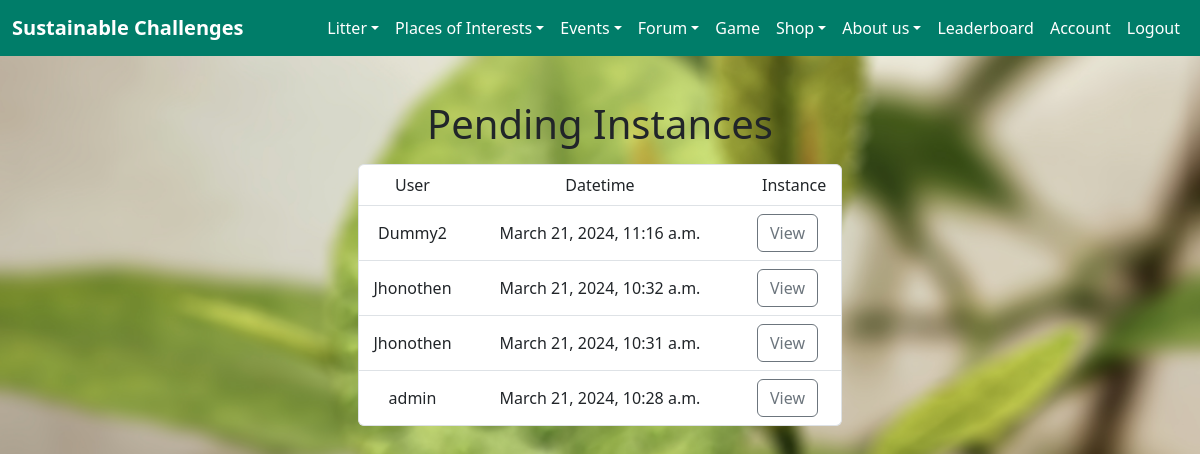
The page /litter/latest/ (signed in) on the database its author committed.
### litter/models.py (models this page shows, shortened)
class LitterInstance(models.Model):
    user = models.ForeignKey(User, on_delete=models.CASCADE, verbose_name="User")
    lat = models.DecimalField("Latitude", default=0, decimal_places=7, max_digits=10)
    lon = models.DecimalField("Longitude", default=0, decimal_places=7, max_digits=10)
    img = models.ImageField("Image", null=True, blank=True, upload_to='images/litter/')
    datetime = models.DateTimeField("Date submitted")
    approved = models.IntegerField("Approval status", default=0)

### authuser/models.py (models this page shows, shortened)
class User(AbstractBaseUser, PermissionsMixin):
    email = models.EmailField(unique=True)
    username = models.CharField(max_length=30, unique=True, default="")
    first_name = models.CharField(max_length=30, default="")
    last_name = models.CharField(max_length=30, default="")
    points = models.IntegerField(default=0)
    level = models.IntegerField(default=1)
    tasks_till_next = models.IntegerField(default=1)
    GAME_MANAGER = None
    is_active = models.BooleanField(default=True)
    is_superuser = models.BooleanField(default=False)
    is_staff = models.BooleanField(default=False)
    date_joined = models.DateTimeField(default=timezone.now)
    last_login = models.DateTimeField(blank=True, null=True)
    objects = CustomUserManager()
    USERNAME_FIELD = 'email'
    EMAIL_FIELD = 'email'
    REQUIRED_FIELDS = []
    groups = models.ManyToManyField(
        'auth.Group',
        related_name='user_groups',
        blank=True,
        verbose_name='groups',
        help_text='The groups this user belongs to. A user will get all permissions granted to these groups.',
    )
    user_permissions = models.ManyToManyField(
        'auth.Permission',
        related_name='user_permissions',
        blank=True,
        verbose_name='user permissions',
        help_text='Specific permissions for this user.',
        related_query_name='user',
    )
    class Meta:
        verbose_name = 'User'
        verbose_name_plural = 'Users'

### litter/views.py (the view)
# urls.py: path("latest/", views.latest, name="latest"),
@login_required
def latest(request: HttpRequest) -> HttpResponse:
    if not request.user.is_staff:
        return HttpResponseForbidden()
    valid_instances = LitterInstance.objects.filter(approved=0).order_by("-datetime")
    return render(request, "litter/latest.html", {"latest_instance_list": valid_instances,
                                                  "is_staff": request.user.is_staff})

### litter/templates/litter/latest.html
{%  extends "base.html" %}
{% block content %}
{% if is_staff %}
    {% if latest_instance_list %}
    <div class="row">
        <div class="col col-sm-12 text-center "><h1>Pending Instances</h1></div>
    </div>
    <div class="row justify-content-md-center">
        <ul class="col col-sm-12 list-group p-2 col-lg-5">
            <li class="list-group-item">
                <div class="container-fluid">
                    <div class="row">
                        <div class="col col-sm-2 col-md-2 text-center">User</div>
                        <div class="col col-sm-9 col-md-8 text-center">Datetime</div>
                        <div class="col col-sm-1 col-md-2 text-center">Instance</div>
                    </div>
                </div>
            </li>
            {% for instance in latest_instance_list %}
                <li class="list-group-item">
                    <div class="container-fluid">
                        <div class="row">
                            <div class="col col-sm-2 col-md-2 text-center d-flex align-items-center justify-content-center">{{instance.user.username}}</div>
                            <div class="col col-sm-9 col-md-8 text-center d-flex align-items-center justify-content-center">{{instance.datetime}}</div>
                            <div class="col col-sm-1 col-md-2 text-center d-flex align-items-center justify-content-center"><a role="button" class="btn btn-outline-secondary" href="{% url 'litter:instance' instance.id %}">View</a></div>
                        </div>
                    </div>
                </li>
            {% endfor %}
        </ul>
    </div>
    {% else %}
    <p>No instances are available.</p>
    {% endif %}
{% else %}
    <p>You do not have permission to view this data</p>
{% endif %}
{% endblock %}

### home/static/style.css (style rules this page uses)
body { background-image: url(./melanfolia-HSr_FUzDH2w-unsplash-blur.jpg); width: 100%; height: 100%; background-size: cover; background-repeat: no-repeat; background-attachment: fixed; position: absolute; background-position-y: center; background-position-x: center; }

### rows shown on the page
LitterInstance: user.username "Dummy2", datetime "March 21, 2024, 11:16 a.m."
LitterInstance: user.username "Jhonothen", datetime "March 21, 2024, 10:32 a.m."
LitterInstance: user.username "Jhonothen", datetime "March 21, 2024, 10:31 a.m."
LitterInstance: user.username "admin", datetime "March 21, 2024, 10:28 a.m."
